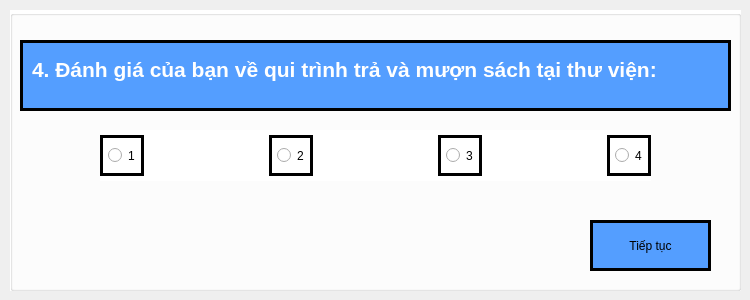
   <widget class="QWidget" name="page">
    <widget class="QGroupBox" name="groupBox_5">
     <property name="geometry">
      <rect>
       <x>10</x>
       <y>10</y>
       <width>731</width>
       <height>281</height>
      </rect>
     </property>
     <property name="styleSheet">
      <string notr="true">background-color: #ffffff;</string>
     </property>
     <property name="title">
      <string/>
     </property>
     <widget class="QTextBrowser" name="textBrowser_9">
      <property name="geometry">
       <rect>
        <x>10</x>
        <y>30</y>
        <width>711</width>
        <height>71</height>
       </rect>
      </property>
      <property name="styleSheet">
       <string notr="true">background-color: #549eff;
padding: 10px 5px;
border: 3px solid black;</string>
      </property>
      <property name="html">
       <string>&lt;!DOCTYPE HTML PUBLIC &quot;-//W3C//DTD HTML 4.0//EN&quot; &quot;http://www.w3.org/TR/REC-html40/strict.dtd&quot;&gt;
&lt;html&gt;&lt;head&gt;&lt;meta name=&quot;qrichtext&quot; content=&quot;1&quot; /&gt;&lt;style type=&quot;text/css&quot;&gt;
p, li { white-space: pre-wrap; }
&lt;/style&gt;&lt;/head&gt;&lt;body style=&quot; font-family:'PibotoLt'; font-size:8pt; font-weight:400; font-style:normal;&quot;&gt;
&lt;p style=&quot; margin-top:0px; margin-bottom:0px; margin-left:0px; margin-right:0px; -qt-block-indent:0; text-indent:0px;&quot;&gt;&lt;span style=&quot; font-size:16pt; font-weight:600; color:#ffffff;&quot;&gt;4. Đánh giá của bạn về qui trình trả và mượn sách tại thư viện:&lt;/span&gt;&lt;/p&gt;&lt;/body&gt;&lt;/html&gt;</string>
      </property>
     </widget>
     <widget class="QPushButton" name="home_2">
      <property name="geometry">
       <rect>
        <x>580</x>
        <y>210</y>
        <width>121</width>
        <height>51</height>
       </rect>
      </property>
      <property name="styleSheet">
       <string notr="true">background-color: #549eff;
font: 75 italic 12pt &quot;Sans&quot;;
padding: 10px 5px;
border: 3px solid black;

</string>
      </property>
      <property name="text">
       <string>Tiếp tục</string>
      </property>
     </widget>
     <widget class="QWidget" name="layoutWidget_4">
      <property name="geometry">
       <rect>
        <x>90</x>
        <y>120</y>
        <width>551</width>
        <height>51</height>
       </rect>
      </property>
      <layout class="QHBoxLayout" name="horizontalLayout_4">
       <item>
        <widget class="QRadioButton" name="ra3_5">
         <property name="styleSheet">
          <string notr="true">font: 75 italic 12pt &quot;Sans&quot;;
padding: 10px 5px;
border: 3px solid black;
</string>
         </property>
         <property name="text">
          <string>1</string>
         </property>
        </widget>
       </item>
       <item>
        <spacer name="horizontalSpacer_10">
         <property name="orientation">
          <enum>Qt::Horizontal</enum>
         </property>
         <property name="sizeHint" stdset="0">
          <size>
           <width>40</width>
           <height>20</height>
          </size>
         </property>
        </spacer>
       </item>
       <item>
        <widget class="QRadioButton" name="ra3_6">
         <property name="styleSheet">
          <string notr="true">font: 75 italic 12pt &quot;Sans&quot;;
padding: 10px 5px;
border: 3px solid black;
</string>
         </property>
         <property name="text">
          <string>2</string>
         </property>
        </widget>
       </item>
       <item>
        <spacer name="horizontalSpacer_11">
         <property name="orientation">
          <enum>Qt::Horizontal</enum>
         </property>
         <property name="sizeHint" stdset="0">
          <size>
           <width>40</width>
           <height>20</height>
          </size>
         </property>
        </spacer>
       </item>
       <item>
        <widget class="QRadioButton" name="ra3_7">
         <property name="styleSheet">
          <string notr="true">font: 75 italic 12pt &quot;Sans&quot;;
padding: 10px 5px;
border: 3px solid black;
</string>
         </property>
         <property name="text">
          <string>3</string>
         </property>
        </widget>
       </item>
       <item>
        <spacer name="horizontalSpacer_12">
         <property name="orientation">
          <enum>Qt::Horizontal</enum>
         </property>
         <property name="sizeHint" stdset="0">
          <size>
           <width>40</width>
           <height>20</height>
          </size>
         </property>
        </spacer>
       </item>
       <item>
        <widget class="QRadioButton" name="ra3_8">
         <property name="styleSheet">
          <string notr="true">font: 75 italic 12pt &quot;Sans&quot;;
padding: 10px 5px;
border: 3px solid black;
</string>
         </property>
         <property name="text">
          <string>4</string>
         </property>
        </widget>
       </item>
      </layout>
     </widget>
    </widget>
   </widget>
